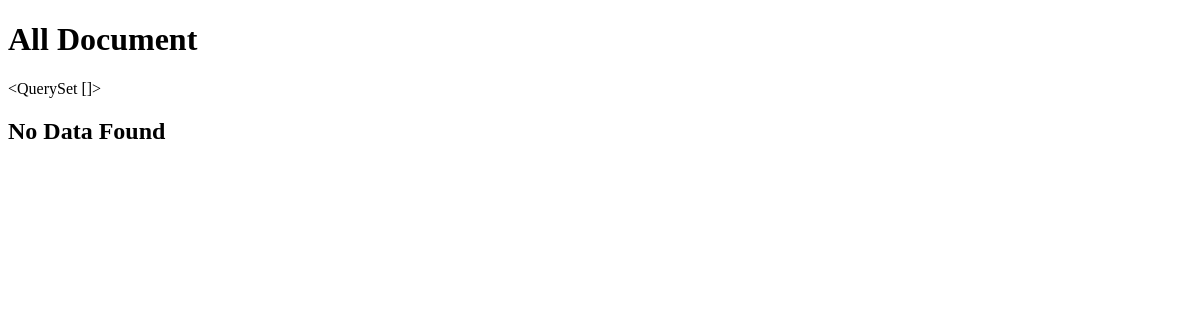
/app2/all/, run on an earlier commit of the app's database.
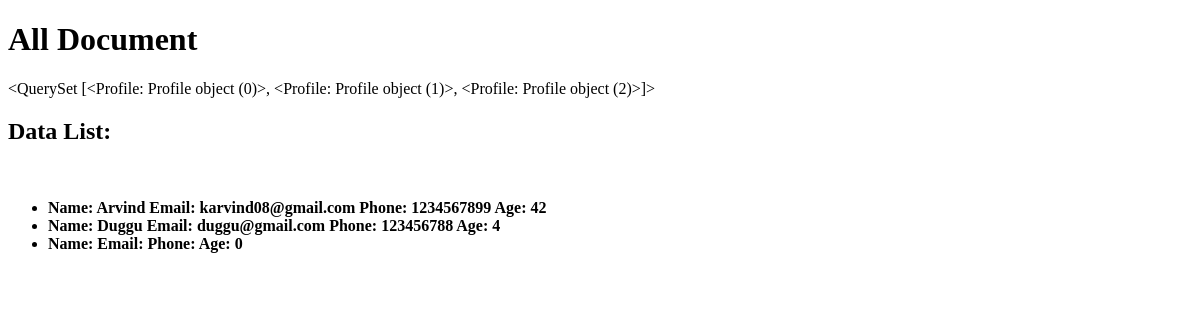
And on a later commit of the database.
### app2/models.py (models this page shows)
class Profile(models.Model):
    name = models.CharField(max_length=100)
    email = models.EmailField()
    phone = models.CharField(max_length=15)
    age = models.IntegerField()

### app2/views.py (the view)
# urls.py: path('all/',views.all,name='all'),
def all(request):
    data = Profile.objects.all()
    print(data)
    return render(request,'app2/all.html',{'data':data})

### app2/templates/app2/all.html (shortened to what this page needs)
<!DOCTYPE html>
<html lang="en">
<head>
</head>
<body>
    <h1>All Document</h1>
    {{data}}
    <br/>
    {% if data %}
        <h2>Data List: </h2>
    {% else %}
        <h2>No Data Found</h2>
    {% endif %}
    <br/>
    <ul>
        {% for item in data %}
            <b><li>Name: {{item.name}} Email: {{item.email}}  Phone: {{item.phone}} Age: {{item.age}}</li></b>
        {% endfor %}
</body>
</html>

What changed in the data, as far as the page shows it:
added Profile: id "<QuerySet [<Profile: Profile object (0)>, <Profile: Profile object (1)>, <Profile: Profile object (2)>]>", name "Arvind", email "karvind08@gmail.com", phone "1234567899", age "42"
added Profile: name "Duggu", email "duggu@gmail.com", phone "123456788", age "4"
added Profile: age "0"
Also different on the page:
{{ data }}: "<QuerySet []>" → (not shown)
text no longer shown: "No Data Found"
text now shown: "Data List:"
